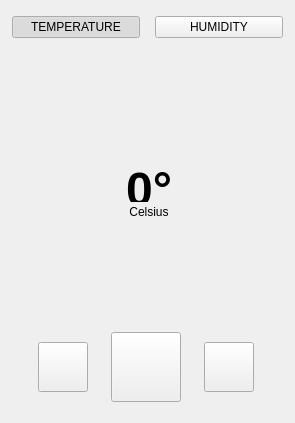
              <widget class="QFrame" name="frame_controls">
               <property name="maximumSize">
                <size>
                 <width>320</width>
                 <height>16777215</height>
                </size>
               </property>
               <property name="frameShape">
                <enum>QFrame::NoFrame</enum>
               </property>
               <property name="frameShadow">
                <enum>QFrame::Raised</enum>
               </property>
               <layout class="QVBoxLayout" name="verticalLayout_4" stretch="0,0,0">
                <property name="spacing">
                 <number>0</number>
                </property>
                <property name="leftMargin">
                 <number>12</number>
                </property>
                <property name="topMargin">
                 <number>0</number>
                </property>
                <property name="rightMargin">
                 <number>12</number>
                </property>
                <property name="bottomMargin">
                 <number>12</number>
                </property>
                <item>
                 <widget class="QFrame" name="frame_10">
                  <property name="minimumSize">
                   <size>
                    <width>0</width>
                    <height>55</height>
                   </size>
                  </property>
                  <property name="maximumSize">
                   <size>
                    <width>16777215</width>
                    <height>55</height>
                   </size>
                  </property>
                  <property name="frameShape">
                   <enum>QFrame::NoFrame</enum>
                  </property>
                  <property name="frameShadow">
                   <enum>QFrame::Raised</enum>
                  </property>
                  <layout class="QHBoxLayout" name="horizontalLayout_10">
                   <property name="spacing">
                    <number>15</number>
                   </property>
                   <property name="leftMargin">
                    <number>0</number>
                   </property>
                   <property name="topMargin">
                    <number>0</number>
                   </property>
                   <property name="rightMargin">
                    <number>0</number>
                   </property>
                   <property name="bottomMargin">
                    <number>0</number>
                   </property>
                   <item>
                    <widget class="QPushButton" name="temperature_button">
                     <property name="text">
                      <string>TEMPERATURE</string>
                     </property>
                     <property name="checkable">
                      <bool>true</bool>
                     </property>
                     <property name="checked">
                      <bool>true</bool>
                     </property>
                    </widget>
                   </item>
                   <item>
                    <widget class="QPushButton" name="humidity_button">
                     <property name="text">
                      <string>HUMIDITY</string>
                     </property>
                     <property name="checkable">
                      <bool>true</bool>
                     </property>
                    </widget>
                   </item>
                  </layout>
                 </widget>
                </item>
                <item>
                 <widget class="QStackedWidget" name="stackedWidget">
                  <property name="currentIndex">
                   <number>0</number>
                  </property>
                  <widget class="QWidget" name="temperature">
                   <layout class="QHBoxLayout" name="horizontalLayout_12">
                    <property name="leftMargin">
                     <number>12</number>
                    </property>
                    <item>
                     <widget class="QFrame" name="circular_background">
                      <property name="minimumSize">
                       <size>
                        <width>250</width>
                        <height>250</height>
                       </size>
                      </property>
                      <property name="maximumSize">
                       <size>
                        <width>250</width>
                        <height>250</height>
                       </size>
                      </property>
                      <property name="styleSheet">
                       <string notr="true">

</string>
                      </property>
                      <property name="frameShape">
                       <enum>QFrame::NoFrame</enum>
                      </property>
                      <property name="frameShadow">
                       <enum>QFrame::Raised</enum>
                      </property>
                      <layout class="QHBoxLayout" name="horizontalLayout_14">
                       <property name="spacing">
                        <number>0</number>
                       </property>
                       <property name="leftMargin">
                        <number>0</number>
                       </property>
                       <property name="topMargin">
                        <number>0</number>
                       </property>
                       <property name="rightMargin">
                        <number>0</number>
                       </property>
                       <property name="bottomMargin">
                        <number>0</number>
                       </property>
                       <item>
                        <widget class="QFrame" name="circular_prog">
                         <property name="styleSheet">
                          <string notr="true"/>
                         </property>
                         <property name="frameShape">
                          <enum>QFrame::NoFrame</enum>
                         </property>
                         <property name="frameShadow">
                          <enum>QFrame::Raised</enum>
                         </property>
                         <layout class="QHBoxLayout" name="horizontalLayout_15">
                          <property name="spacing">
                           <number>0</number>
                          </property>
                          <property name="leftMargin">
                           <number>20</number>
                          </property>
                          <property name="topMargin">
                           <number>20</number>
                          </property>
                          <property name="rightMargin">
                           <number>20</number>
                          </property>
                          <property name="bottomMargin">
                           <number>20</number>
                          </property>
                          <item>
                           <widget class="QFrame" name="circular_main">
                            <property name="frameShape">
                             <enum>QFrame::NoFrame</enum>
                            </property>
                            <property name="frameShadow">
                             <enum>QFrame::Raised</enum>
                            </property>
                            <layout class="QVBoxLayout" name="verticalLayout_5">
                             <property name="spacing">
                              <number>5</number>
                             </property>
                             <item>
                              <spacer name="verticalSpacer">
                               <property name="orientation">
                                <enum>Qt::Vertical</enum>
                               </property>
                               <property name="sizeHint" stdset="0">
                                <size>
                                 <width>20</width>
                                 <height>40</height>
                                </size>
                               </property>
                              </spacer>
                             </item>
                             <item>
                              <widget class="QLabel" name="temperature_label">
                               <property name="maximumSize">
                                <size>
                                 <width>16777215</width>
                                 <height>40</height>
                                </size>
                               </property>
                               <property name="text">
                                <string>&lt;html&gt;&lt;head/&gt;&lt;body&gt;&lt;p&gt;&lt;span style=&quot; font-size:36pt; font-weight:700;&quot;&gt;0°&lt;/span&gt;&lt;/p&gt;&lt;/body&gt;&lt;/html&gt;</string>
                               </property>
                               <property name="alignment">
                                <set>Qt::AlignCenter</set>
                               </property>
                              </widget>
                             </item>
                             <item>
                              <widget class="QLabel" name="celsius_label">
                               <property name="maximumSize">
                                <size>
                                 <width>16777215</width>
                                 <height>10</height>
                                </size>
                               </property>
                               <property name="text">
                                <string>Celsius</string>
                               </property>
                               <property name="alignment">
                                <set>Qt::AlignCenter</set>
                               </property>
                              </widget>
                             </item>
                             <item>
                              <spacer name="verticalSpacer_2">
                               <property name="orientation">
                                <enum>Qt::Vertical</enum>
                               </property>
                               <property name="sizeHint" stdset="0">
                                <size>
                                 <width>20</width>
                                 <height>40</height>
                                </size>
                               </property>
                              </spacer>
                             </item>
                            </layout>
                           </widget>
                          </item>
                         </layout>
                        </widget>
                       </item>
                      </layout>
                     </widget>
                    </item>
                   </layout>
                  </widget>
                  <widget class="QWidget" name="humidity">
                   <layout class="QHBoxLayout" name="horizontalLayout_11">
                    <item>
                     <widget class="QLabel" name="label_2">
                      <property name="text">
                       <string>Humidity</string>
                      </property>
                      <property name="alignment">
                       <set>Qt::AlignCenter</set>
                      </property>
                     </widget>
                    </item>
                   </layout>
                  </widget>
                 </widget>
                </item>
                <item>
                 <widget class="QFrame" name="frame_3">
                  <property name="minimumSize">
                   <size>
                    <width>0</width>
                    <height>60</height>
                   </size>
                  </property>
                  <property name="frameShape">
                   <enum>QFrame::NoFrame</enum>
                  </property>
                  <property name="frameShadow">
                   <enum>QFrame::Raised</enum>
                  </property>
                  <layout class="QHBoxLayout" name="horizontalLayout_13">
                   <item>
                    <widget class="QPushButton" name="down_button">
                     <property name="minimumSize">
                      <size>
                       <width>50</width>
                       <height>50</height>
                      </size>
                     </property>
                     <property name="maximumSize">
                      <size>
                       <width>50</width>
                       <height>50</height>
                      </size>
                     </property>
                     <property name="text">
                      <string/>
                     </property>
                    </widget>
                   </item>
                   <item>
                    <widget class="QPushButton" name="power_button">
                     <property name="minimumSize">
                      <size>
                       <width>70</width>
                       <height>70</height>
                      </size>
                     </property>
                     <property name="maximumSize">
                      <size>
                       <width>70</width>
                       <height>70</height>
                      </size>
                     </property>
                     <property name="text">
                      <string/>
                     </property>
                     <property name="checkable">
                      <bool>false</bool>
                     </property>
                     <property name="checked">
                      <bool>false</bool>
                     </property>
                    </widget>
                   </item>
                   <item>
                    <widget class="QPushButton" name="up_button">
                     <property name="minimumSize">
                      <size>
                       <width>50</width>
                       <height>50</height>
                      </size>
                     </property>
                     <property name="maximumSize">
                      <size>
                       <width>50</width>
                       <height>50</height>
                      </size>
                     </property>
                     <property name="text">
                      <string/>
                     </property>
                    </widget>
                   </item>
                  </layout>
                 </widget>
                </item>
               </layout>
              </widget>
